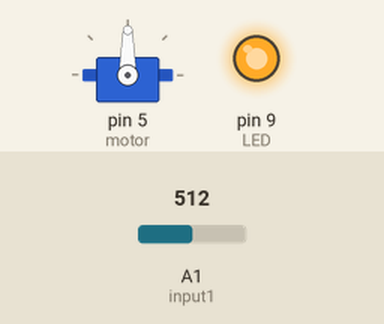
This sketch was run on a simulated Arduino Uno, built with avr-gcc and run on an emulated ATmega328P. Parts: servo, output pins drawn as LEDs (lit = HIGH). Inputs (shaded band) come from the test bench; at power-on: A1 (input1) = 512.

Above: at 1.3 s.
1.4 s: A1 (input1) set to 159
2.9 s: A1 (input1) set to 138
At 3.45 s:
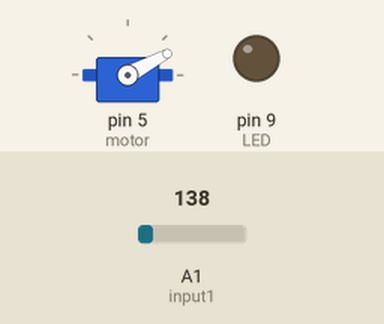
At 8.8 s:
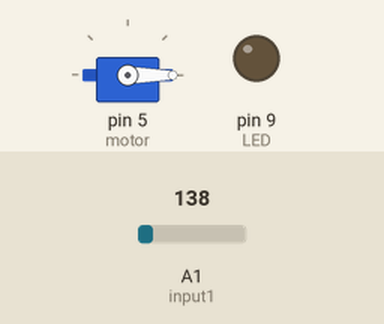
8.9 s: A1 (input1) set to 140
11.9 s: A1 (input1) set to 190
At 15.9 s:
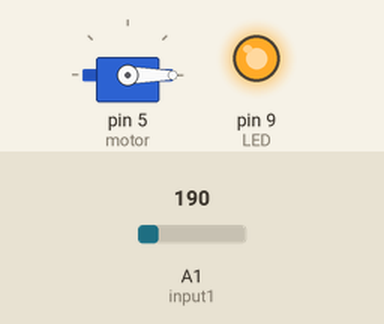
Timing chart, 0 to 17.4 s (numbered marks = the images above; inputs shaded):
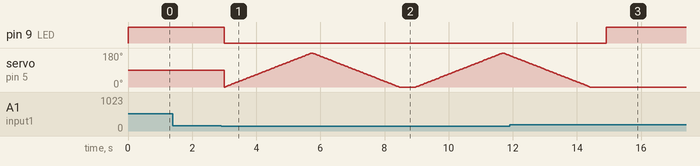

The sketch:

photosensoralt.ino
```cpp
#include <Servo.h>
Servo myservo;
#define input1 A1
#define motor 5
#define LED 9
int pos = 0;
void setup() {
  // put your setup code here, to run once:
  pinMode(motor,OUTPUT);
  pinMode(LED,OUTPUT);
  pinMode(input1,INPUT);

  myservo.attach(motor);
  Serial.begin(9600);

}

void loop() {
  // put your main code here, to run repeatedly:
  if(analogRead(input1)<150){ // when it is dark
      digitalWrite(LED, LOW); // turn off the LED
      for (pos = 0; pos <= 180; pos += 1) {
		    myservo.write(pos);    // tell servo to go to position in variable 'pos'
		    delay(15);             // waits 15ms for the servo to reach the position
	    }
      for (pos = 180; pos >= 0; pos -= 1) { // goes from 180 degrees to 0 degrees
        myservo.write(pos);              // tell servo to go to position in variable 'pos'
        delay(15);                       // waits 15 ms for the servo to reach the position
      }
    }else{ // when it is bright
      digitalWrite(LED, HIGH); // turn on the LED
    }
  delay(500);
}
```

Measured:
- the behaviour switches between 150 and 149 on A1 (input1) (found by bisection; images 0 and 1)
- after the input at 1.4 s, every drawn part: stays the same
- after the input at 2.9 s, pin 9 (LED): HIGH → LOW after 0.10 s
- after the input at 11.9 s, pin 9 (LED): LOW → HIGH after 3.0 s; servo on pin 5 (motor): goes on until 14.4 s, then stays 0°
